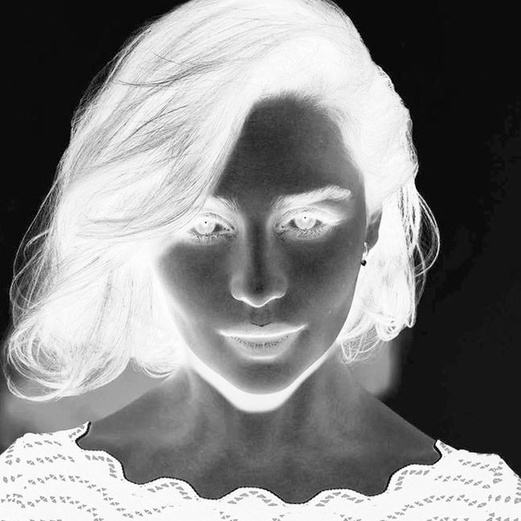
#> input picture Assignment_26/pic1.jpg, 521 x 521 px, shrunk from 645 x 645 before the run, found by its file name
$ python exercise_2.py
#> lines starting #> are read from the running program, lines starting #| are printed output that depends on the picture; after the words box and inside, x2 and y2 are one past the last pixel; in counts of white or black regions, pixels touching at a corner belong together
import cv2
import numpy as np


img1_rgb=cv2.imread("Assignment_26\pic1.jpg")
#> img1_rgb is the input picture: shape (521, 521, 3); min 0, max 255, mean 133.8
img2_rgb=cv2.imread("Assignment_26\pic2.jpg")
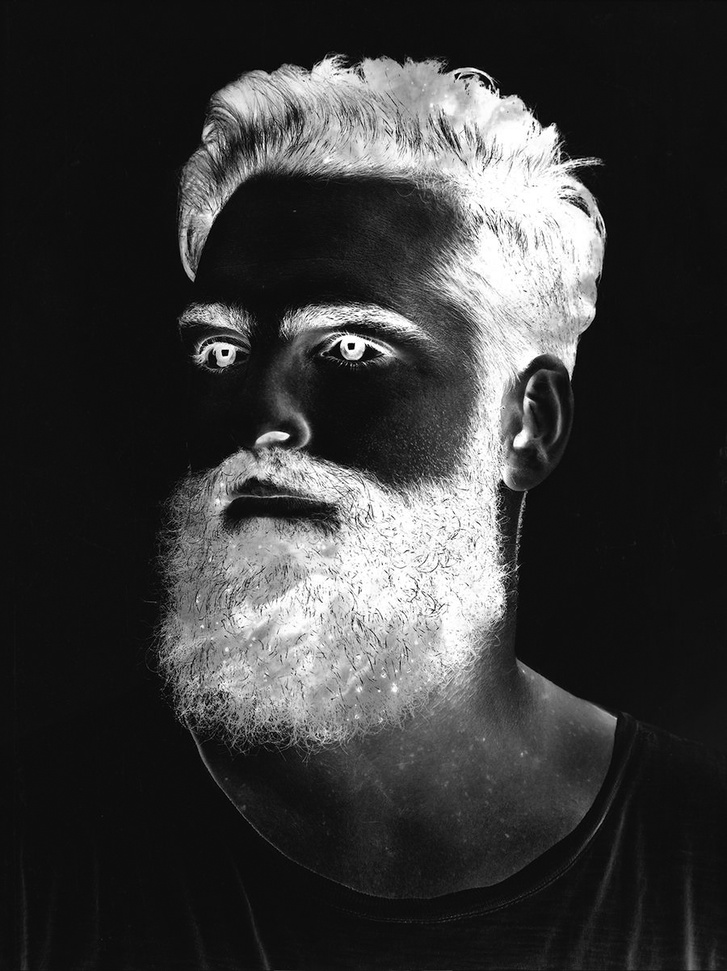
#> input picture Assignment_26/pic2.jpg, 727 x 971 px, shrunk from 900 x 1202 before the run, found by its file name
#> img2_rgb is the input picture: shape (971, 727, 3); min 0, max 255, mean 57.7
img1 = cv2.cvtColor(img1_rgb, cv2.COLOR_BGR2GRAY)
img2 = cv2.cvtColor(img2_rgb, cv2.COLOR_BGR2GRAY)
img1_converted=np.zeros((img1_rgb.shape[0],img1_rgb.shape[1]))
img2_converted=np.zeros((img2_rgb.shape[0],img2_rgb.shape[1]))
for i in range(0, img1.shape[0]):
    for j in range(0, img1.shape[1]):
        img1_converted[i,j]=255-img1[i,j]
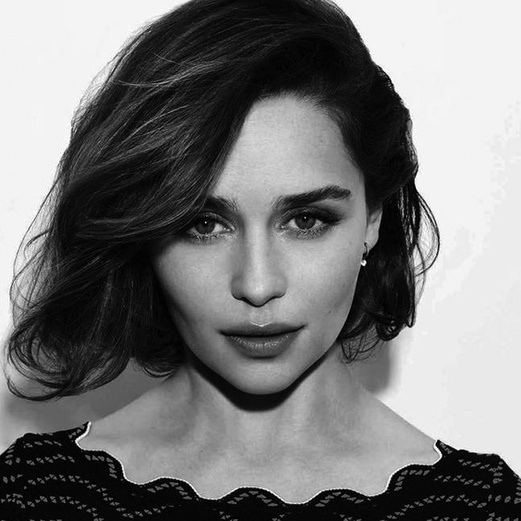
#> img1_converted: shape (521, 521) float64; min 0, max 255, mean 121.2


for i in range(0, img2.shape[0]):
    for j in range(0, img2.shape[1]):
        img2_converted[i,j]=255-img2[i,j]
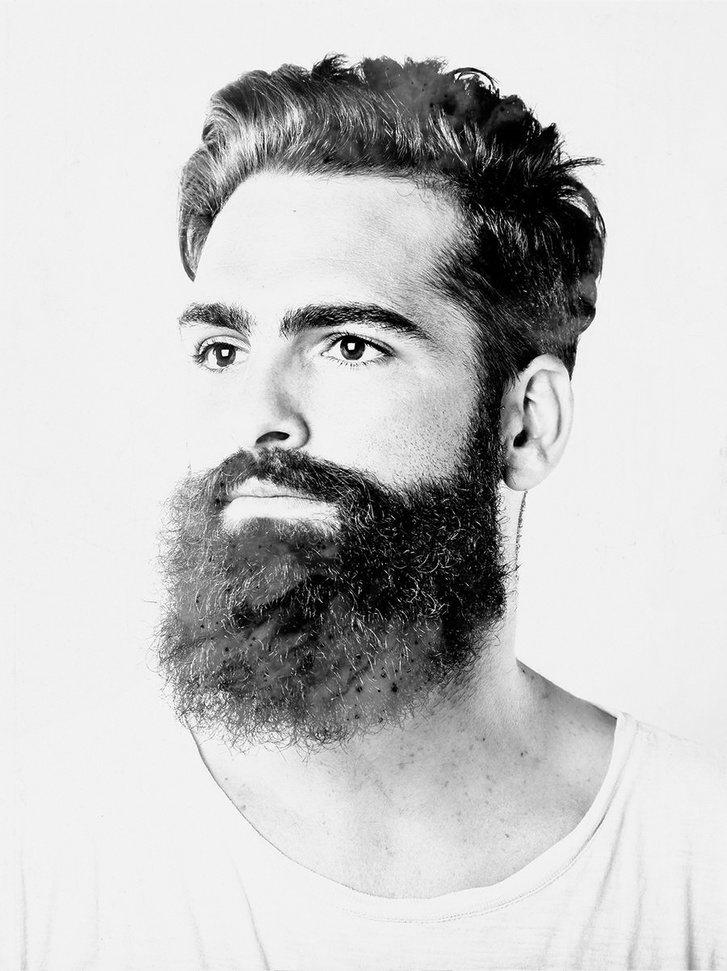
#> img2_converted: shape (971, 727) float64; min 0, max 255, mean 197.3

cv2.imshow("exercise2",img1_converted)
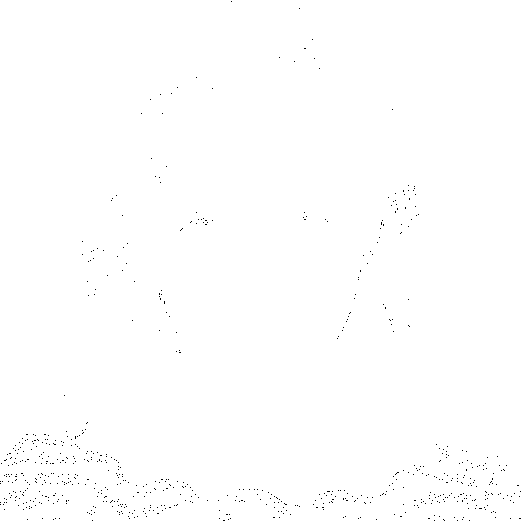
#> window 'exercise2': shape (521, 521); 99.7% white; black in thin lines or dots
cv2.imwrite("Assignment_26\img1_converted.jpg",img1_converted)
cv2.waitKey()
cv2.imshow("exercise2",img2_converted)
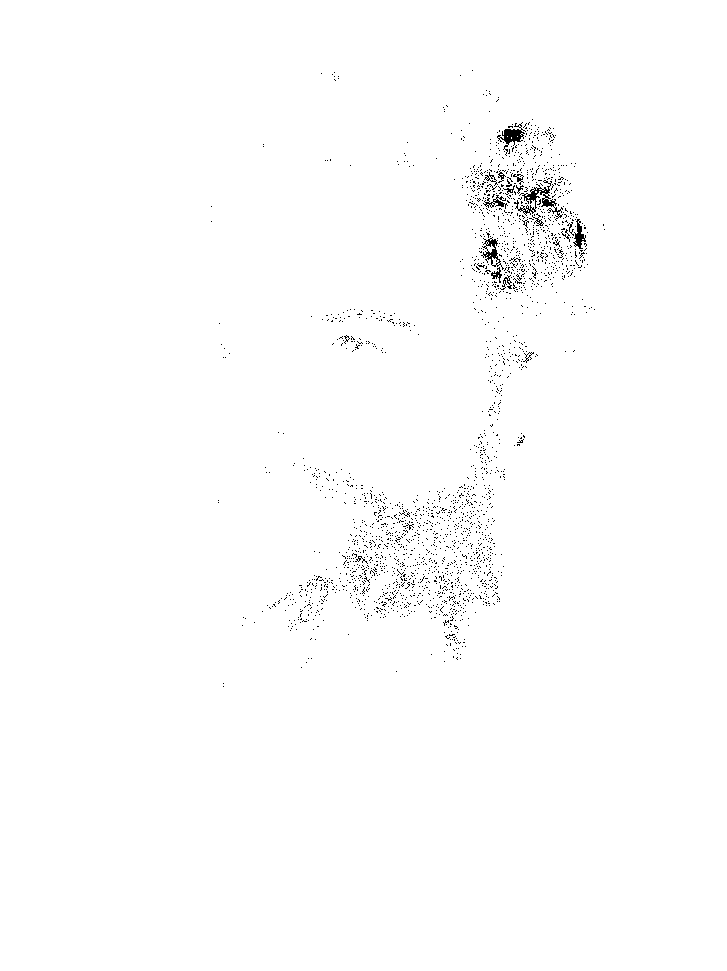
#> window 'exercise2': shape (971, 727); 99.2% white; black in thin lines or dots, all inside (x1, y1, x2, y2) = (211, 70, 605, 687)
cv2.imwrite("Assignment_26\img2_converted.jpg",img2_converted)
cv2.waitKey()
